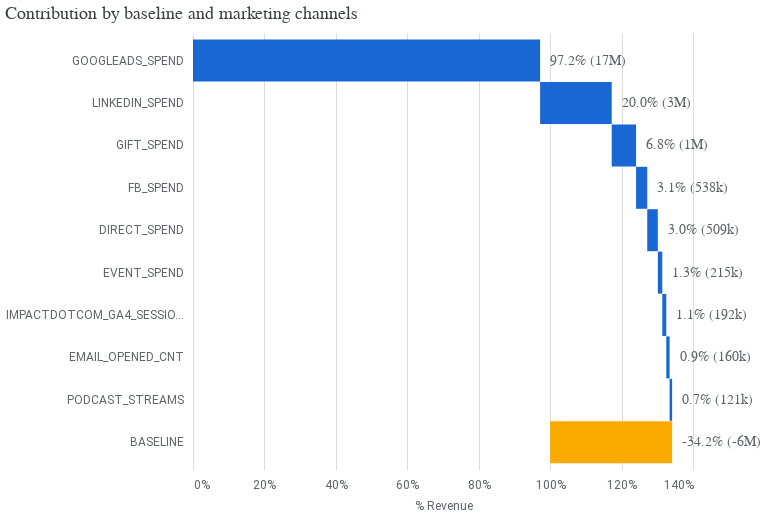

This figure's notebook cell:
### Code cell
# Generate each individual chart and remove their individual config attributes to avoid conflicts on concatenation
media_summary.plot_contribution_waterfall_chart()

### Figure 1 — Vega-Lite specification as saved in the notebook (floating-point values rounded to 4 significant figures)
{"config": {"view": {"continuousWidth": 300, "continuousHeight": 300, "strokeOpacity": 0}, "axis": {"labelColor": "#5F6368", "labelFont": "Roboto", "labelFontSize": 12, "titleColor": "#5F6368", "titleFont": "Roboto", "titleFontSize": 12, "titleFontWeight": "normal", "titlePadding": 10}}, "layer": [{"mark": {"type": "bar", "size": 42}, "encoding": {"color": {"condition": {"test": "(datum.channel === 'BASELINE')", "value": "#F9AB00"}, "value": "#1967D2"}, "x": {"axis": {"domain": false, "format": "%", "labelPadding": 10, "tickCount": 5, "ticks": false}, "field": "prev_sum", "title": "% Revenue", "type": "quantitative"}, "x2": {"field": "sum_outcome"}, "y": {"axis": {"domain": false, "labelPadding": 10, "ticks": false}, "field": "channel", "scale": {"paddingOuter": 0.2}, "sort": null, "title": null, "type": "nominal"}}, "transform": [{"window": [{"op": "sum", "field": "pct_of_contribution", "as": "sum_outcome"}, {"op": "lead", "field": "channel", "as": "kwargs"}]}, {"calculate": "datum.sum_outcome - datum.pct_of_contribution", "as": "prev_sum"}, {"calculate": "datum.incremental_outcome < 0 ? datum.prev_sum : datum.sum_outcome", "as": "text_x"}]}, {"mark": {"type": "text", "align": "left", "color": "#5F6368", "dx": 10, "fontSize": 14}, "encoding": {"text": {"field": "outcome_text", "type": "nominal"}, "x": {"field": "text_x", "type": "quantitative"}, "y": {"axis": {"domain": false, "labelPadding": 10, "ticks": false}, "field": "channel", "scale": {"paddingOuter": 0.2}, "sort": null, "title": null, "type": "nominal"}}, "transform": [{"window": [{"op": "sum", "field": "pct_of_contribution", "as": "sum_outcome"}, {"op": "lead", "field": "channel", "as": "kwargs"}]}, {"calculate": "datum.sum_outcome - datum.pct_of_contribution", "as": "prev_sum"}, {"calculate": "datum.incremental_outcome < 0 ? datum.prev_sum : datum.sum_outcome", "as": "text_x"}]}], "data": {"name": "data-6b0dcb8635296e60290c2cd309da4b80"}, "height": 436.8, "title": {"text": "Contribution by baseline and marketing channels", "anchor": "start", "color": "#3C4043", "font": "Google Sans Display", "fontSize": 18, "fontWeight": "normal", "offset": 10}, "width": 500, "$schema": "https://vega.github.io/schema/vega-lite/v5.20.1.json", "datasets": {"data-6b0dcb8635296e60290c2cd309da4b80": [{"channel": "GOOGLEADS_SPEND", "incremental_outcome": 16710000.0, "pct_of_contribution": 0.9719, "outcome_text": "97.2% (17M)"}, {"channel": "LINKEDIN_SPEND", "incremental_outcome": 3446000.0, "pct_of_contribution": 0.2004, "outcome_text": "20.0% (3M)"}, {"channel": "GIFT_SPEND", "incremental_outcome": 1173000.0, "pct_of_contribution": 0.06822, "outcome_text": "6.8% (1M)"}, {"channel": "FB_SPEND", "incremental_outcome": 538400.0, "pct_of_contribution": 0.03131, "outcome_text": "3.1% (538k)"}, {"channel": "DIRECT_SPEND", "incremental_outcome": 508700.0, "pct_of_contribution": 0.02959, "outcome_text": "3.0% (509k)"}, {"channel": "EVENT_SPEND", "incremental_outcome": 214900.0, "pct_of_contribution": 0.0125, "outcome_text": "1.3% (215k)"}, {"channel": "IMPACTDOTCOM_GA4_SESSIONS", "incremental_outcome": 192100.0, "pct_of_contribution": 0.01117, "outcome_text": "1.1% (192k)"}, {"channel": "EMAIL_OPENED_CNT", "incremental_outcome": 160500.0, "pct_of_contribution": 0.009333, "outcome_text": "0.9% (160k)"}, {"channel": "PODCAST_STREAMS", "incremental_outcome": 121100.0, "pct_of_contribution": 0.007044, "outcome_text": "0.7% (121k)"}, {"channel": "BASELINE", "incremental_outcome": -5872000.0, "pct_of_contribution": -0.3415, "outcome_text": "-34.2% (-6M)"}]}}
